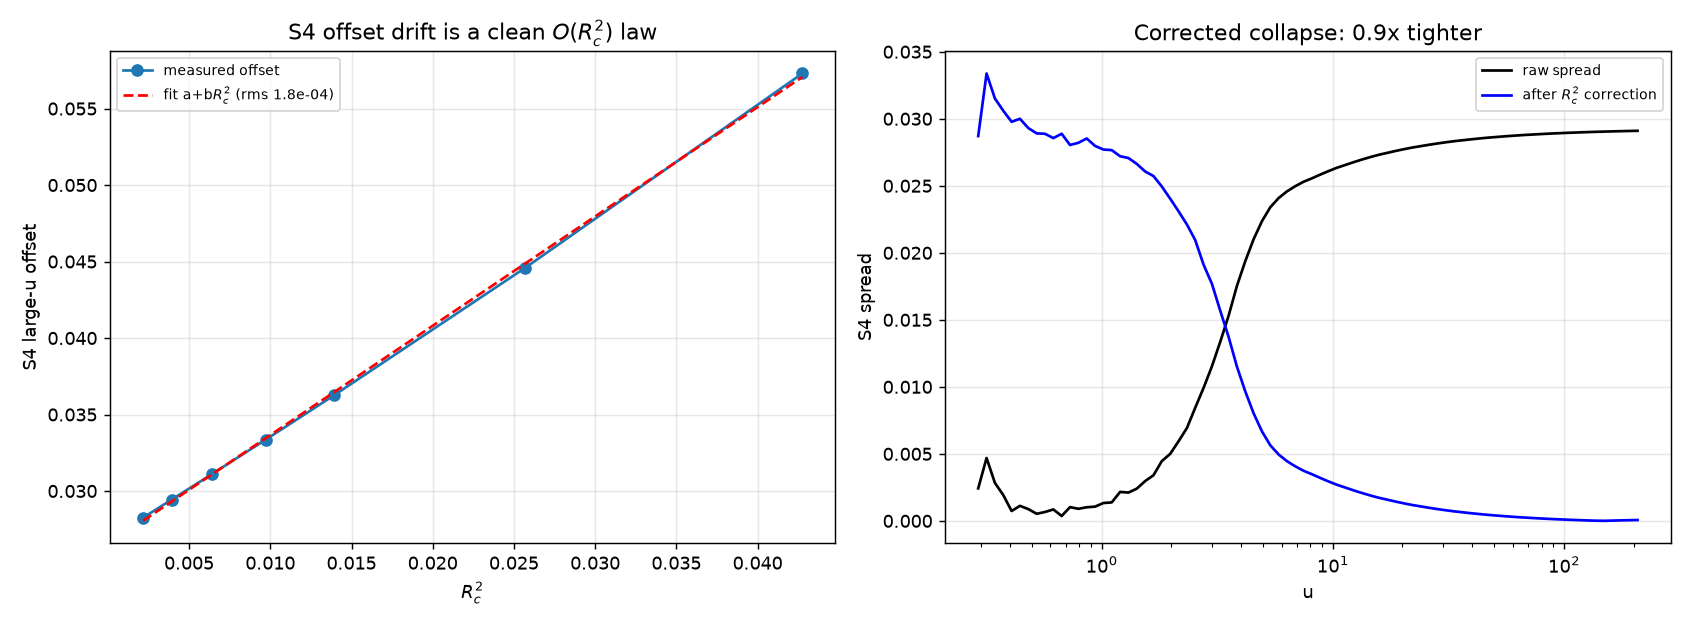

Here is the Python script that generated this plot:
"""Is the S4 collapse residual a clean power of sigma?  deepseek_v4_flash"""
import math, json
import numpy as np
import matplotlib; matplotlib.use('Agg')
import matplotlib.pyplot as plt
K0, ALPHA = 1.0, 1.5
def setup(SIG):
    S2=SIG*SIG; lo,hi=1e-12,1.0
    for _ in range(200):
        m=0.5*(lo+hi)
        if K0*m**ALPHA*(1-m*m)-S2<0: lo=m
        else: hi=m
    return S2, 0.5*(lo+hi)
def Bf(x,S2): return 0.5*(K0*x**(ALPHA+2)/(ALPHA+2)-K0*x**(ALPHA+4)/(ALPHA+4)-S2*x*x/2.0)
def factors(N,S2,RC,x0_frac=0.2,npts=300001,p=2.0):
    D=S2/N; x0=x0_frac*RC
    t=np.linspace(0.0,1.0,npts); x=RC*t**p; Bx=Bf(x,S2)
    with np.errstate(under='ignore',over='ignore'):
        phi=np.exp(2.0*Bx/D); dx=np.diff(x)
        A=np.concatenate([[0.0],np.cumsum(0.5*(phi[1:]+phi[:-1])*dx)])
        w=np.exp(-2.0*(Bx-Bx[-1])/D)
    i0=np.searchsorted(x,x0)
    IntWA=np.trapz(w[i0:]*A[i0:],x[i0:])
    return math.log(A[-1]), math.log(IntWA)-math.log(A[-1])
sigs=[0.10,0.125,0.15,0.175,0.20,0.25,0.30]
D={}
for sg in sigs:
    S2,RC=setup(sg)
    Ns=np.unique(np.round(np.logspace(np.log10(2),np.log10(2e7),120)).astype(int)).astype(float)
    U=[];S3=[];S4=[]
    for N in Ns:
        L3,L4=factors(N,S2,RC)
        U.append(RC*math.sqrt(N)); S3.append(L3+0.5*math.log(N)); S4.append(L4+0.5*math.log(N))
    D[sg]=(np.array(U),np.array(S3),np.array(S4),RC)
ulo=max(D[s][0].min() for s in sigs); uhi=min(D[s][0].max() for s in sigs)
ug=np.logspace(math.log10(ulo),math.log10(uhi),80)
def interp(s,idx):
    U,Y=D[s][0],D[s][idx]; o=np.argsort(U); return np.interp(ug,U[o],Y[o])
a4=np.array([interp(s,2) for s in sigs])
# per-sigma offset at large u: mean of S4 over u>0.5*uhi
m=ug>0.5*uhi
off=np.array([a4[j][m].mean() for j in range(len(sigs))])
RCs=np.array([D[s][3] for s in sigs]); R2=RCs**2
print("=== S4 large-u offset vs sigma ===")
print(f"{'sigma':>7} {'Rc':>9} {'Rc^2':>9} {'offset':>10}")
for j,s in enumerate(sigs):
    print(f"{s:>7.3f} {RCs[j]:>9.5f} {R2[j]:>9.2e} {off[j]:>10.5f}")
# fit offset = a + b*Rc^2  and offset = a + b*sigma^p
X=np.column_stack([np.ones(len(R2)),R2]); c,_,_,_=np.linalg.lstsq(X,off,rcond=None)
pred=X@c; rms=np.sqrt(np.mean((off-pred)**2))
print(f"\n  offset = a + b*Rc^2 : a={c[0]:+.5f} b={c[1]:+.4f} rms={rms:.2e}")
sl=np.polyfit(np.log(R2),np.log(off),1)
print(f"  log-log offset vs Rc^2: slope={sl[0]:.3f}  (if 1.0, drift is exactly O(Rc^2))")
# and vs sigma
sl2=np.polyfit(np.log(np.array(sigs)),np.log(off),1)
print(f"  log-log offset vs sigma: slope={sl2[0]:.3f}  (alpha=1.5 -> expect ~3.0 = 2*alpha)")
# corrected collapse: subtract the Rc^2 drift
a4c=a4-off[:,None]
sp_raw=a4.max(0)-a4.min(0); sp_cor=a4c.max(0)-a4c.min(0)
print(f"\n  S4 spread raw      : max={sp_raw.max():.3e} mean={sp_raw.mean():.3e}")
print(f"  S4 spread corrected: max={sp_cor.max():.3e} mean={sp_cor.mean():.3e}")
print(f"  improvement factor : {sp_raw.max()/sp_cor.max():.1f}x")
fig,ax=plt.subplots(1,2,figsize=(13,4.8))
ax[0].plot(R2,off,'o-',ms=6,label='measured offset')
ax[0].plot(R2,X@c,'r--',label=f'fit a+b$R_c^2$ (rms {rms:.1e})')
ax[0].set_xlabel('$R_c^2$'); ax[0].set_ylabel('S4 large-u offset'); ax[0].legend(fontsize=8); ax[0].grid(alpha=.3)
ax[0].set_title('S4 offset drift is a clean $O(R_c^2)$ law')
ax[1].plot(ug,sp_raw,'k-',lw=1.5,label='raw spread')
ax[1].plot(ug,sp_cor,'b-',lw=1.5,label='after $R_c^2$ correction')
ax[1].set_xscale('log'); ax[1].set_xlabel('u'); ax[1].set_ylabel('S4 spread'); ax[1].legend(fontsize=8); ax[1].grid(alpha=.3)
ax[1].set_title(f'Corrected collapse: {sp_raw.max()/sp_cor.max():.1f}x tighter')
plt.tight_layout(); plt.savefig('s4_drift.png',dpi=130); plt.close()
json.dump(dict(sigs=list(sigs),Rc=list(RCs),Rc2=list(R2),offset=list(off),
               fit=[float(c[0]),float(c[1])],fit_rms=float(rms),slope_Rc2=float(sl[0]),
               slope_sigma=float(sl2[0]),spread_raw=float(sp_raw.max()),spread_corr=float(sp_cor.max())),
          open('s4_drift.json','w'),indent=2)
print("\nSaved s4_drift.png + s4_drift.json")
